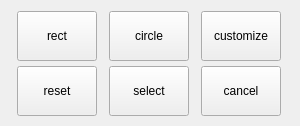
<?xml version="1.0" encoding="UTF-8"?>
<ui version="4.0">
 <class>ImageCroppingForm</class>
 <widget class="QWidget" name="ImageCroppingForm">
  <property name="geometry">
   <rect>
    <x>0</x>
    <y>0</y>
    <width>300</width>
    <height>126</height>
   </rect>
  </property>
  <property name="minimumSize">
   <size>
    <width>300</width>
    <height>126</height>
   </size>
  </property>
  <property name="maximumSize">
   <size>
    <width>300</width>
    <height>126</height>
   </size>
  </property>
  <property name="windowTitle">
   <string>Form</string>
  </property>
  <layout class="QVBoxLayout" name="verticalLayout">
   <item>
    <layout class="QGridLayout" name="gridLayout">
     <item row="0" column="2">
      <widget class="QToolButton" name="toolButton_2">
       <property name="minimumSize">
        <size>
         <width>80</width>
         <height>50</height>
        </size>
       </property>
       <property name="maximumSize">
        <size>
         <width>80</width>
         <height>50</height>
        </size>
       </property>
       <property name="text">
        <string>customize</string>
       </property>
      </widget>
     </item>
     <item row="0" column="0">
      <widget class="QToolButton" name="toolButton">
       <property name="minimumSize">
        <size>
         <width>80</width>
         <height>50</height>
        </size>
       </property>
       <property name="maximumSize">
        <size>
         <width>80</width>
         <height>50</height>
        </size>
       </property>
       <property name="text">
        <string>rect</string>
       </property>
      </widget>
     </item>
     <item row="0" column="1">
      <widget class="QPushButton" name="pushButton">
       <property name="minimumSize">
        <size>
         <width>80</width>
         <height>50</height>
        </size>
       </property>
       <property name="maximumSize">
        <size>
         <width>80</width>
         <height>50</height>
        </size>
       </property>
       <property name="text">
        <string>circle</string>
       </property>
      </widget>
     </item>
     <item row="1" column="0">
      <widget class="QToolButton" name="toolButton_3">
       <property name="minimumSize">
        <size>
         <width>80</width>
         <height>50</height>
        </size>
       </property>
       <property name="maximumSize">
        <size>
         <width>80</width>
         <height>50</height>
        </size>
       </property>
       <property name="text">
        <string>reset</string>
       </property>
      </widget>
     </item>
     <item row="1" column="1">
      <widget class="QToolButton" name="toolButton_4">
       <property name="minimumSize">
        <size>
         <width>80</width>
         <height>50</height>
        </size>
       </property>
       <property name="maximumSize">
        <size>
         <width>80</width>
         <height>50</height>
        </size>
       </property>
       <property name="text">
        <string>select</string>
       </property>
      </widget>
     </item>
     <item row="1" column="2">
      <widget class="QToolButton" name="toolButton_5">
       <property name="minimumSize">
        <size>
         <width>80</width>
         <height>50</height>
        </size>
       </property>
       <property name="maximumSize">
        <size>
         <width>80</width>
         <height>50</height>
        </size>
       </property>
       <property name="text">
        <string>cancel</string>
       </property>
      </widget>
     </item>
    </layout>
   </item>
  </layout>
 </widget>
 <resources/>
 <connections/>
</ui>
